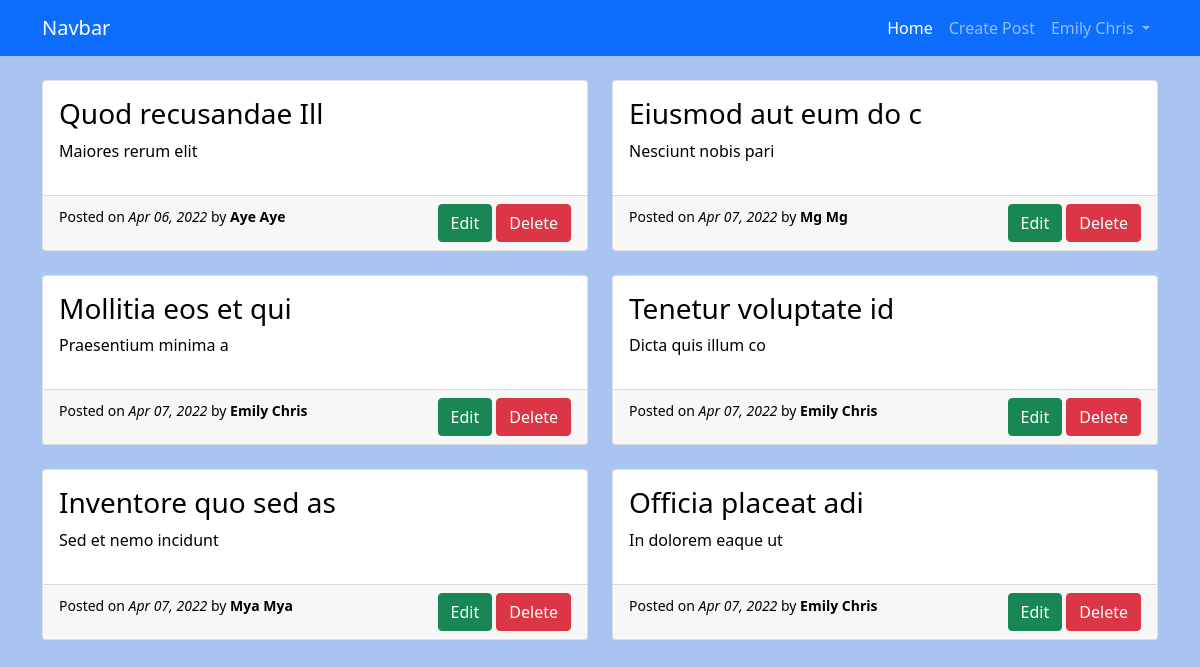
The page /index.php (signed in) on the database as committed earlier.
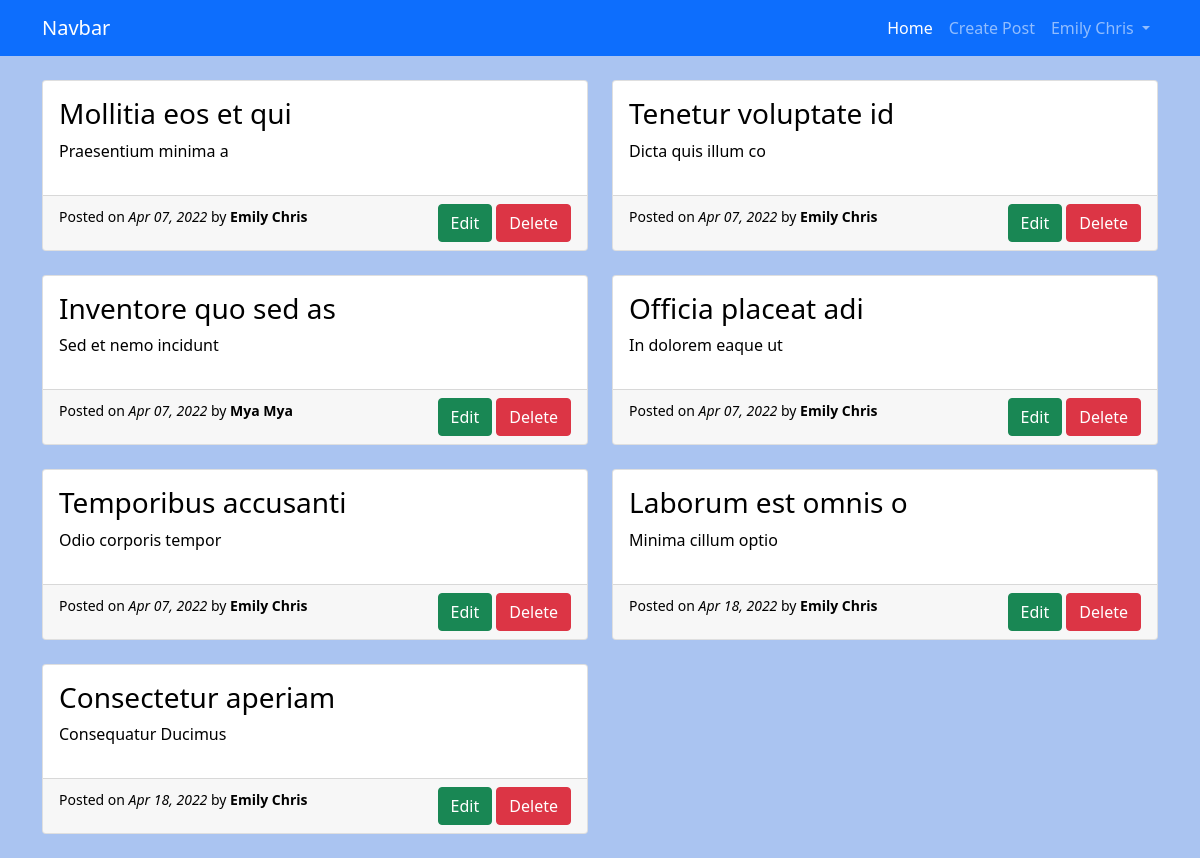
The same page on the database as committed later.
### tables this page shows
CREATE TABLE `posts` (
  `id` int(11) NOT NULL,
  `title` varchar(255) NOT NULL,
  `body` text NOT NULL,
  `user_id` int(11) NOT NULL,
  `date` datetime NOT NULL DEFAULT current_timestamp()
);

CREATE TABLE `users` (
  `id` int(11) NOT NULL,
  `name` varchar(255) NOT NULL,
  `email` varchar(255) NOT NULL,
  `password` varchar(255) NOT NULL,
  `date` datetime NOT NULL DEFAULT current_timestamp()
);

### helper.php (called while the page is built, shortened)
<?php
function url($url)
{
    return APP_URL . '/' . $url;
}

### index.php (the view, shortened to what this page needs)
<?php
include_once './init.php';
$sql = "SELECT posts.*, users.name as author FROM posts LEFT JOIN users ON users.id=posts.user_id";
$result = mysqli_query($conn, $sql);
$posts = mysqli_fetch_all($result, MYSQLI_ASSOC);
?>
<?php include './header.php' ?>
<?php include './navbar.php' ?>
<div class="container">
    <div class="row mb-4">
        <?php foreach ($posts as $post) : ?>
            <div class="col-6 mt-4">
                <a href="#" class="text-decoration-none text-black">
                    <div class="card">
                        <div class="card-body">
                            <h3><?php echo $post['title']; ?></h3>
                            <p><?php echo $post['body']; ?></p>
                        </div>
                        <div class="card-footer ">
                            <small>Posted on <i><?php echo date('M d, Y', strtotime($post['date'])); ?></i> by
                                <b>
                                    <?php echo $post['author']; ?>
                                </b>
                            </small>
                            <div class="float-end">
                                <a href="<?php echo url('post-edit.php?post_id=' . $post['id']); ?>" class="btn btn-success">Edit</a>
                                <a href="<?php echo url('post-delete.php?post_id=' . $post['id']); ?>" class="btn btn-danger">Delete</a>
                            </div>
                        </div>
                    </div>
                </a>
            </div>
        <?php endforeach; ?>
    </div>
</div>
<?php include './footer.php' ?>

### header.php (shortened to what this page needs)
<!DOCTYPE html>
<html lang="en">
<head>
  <link href="https://cdn.jsdelivr.net/npm/bootstrap@5.1.3/dist/css/bootstrap.min.css" rel="stylesheet">
  <link rel="stylesheet" href="https://cdn.jsdelivr.net/npm/bootstrap-icons@1.8.1/font/bootstrap-icons.css">
</head>
<body style="background-color: #aac4f1;">

### navbar.php (shortened to what this page needs)
<nav class="navbar navbar-expand-lg navbar-dark bg-primary">
    <div class="container">
        <a class="navbar-brand" href="#">Navbar</a>
        <div class="collapse navbar-collapse" id="navbarSupportedContent">
            <ul class="navbar-nav mb-2 mb-lg-0" style="margin-left: auto;">
                <li class="nav-item">
                    <a class="nav-link active" aria-current="page" href="/blog/index.php">Home</a>
                </li>
                <li class="nav-item">
                    <a class="nav-link" aria-current="page" href="<?php echo url('post-create.php'); ?>">Create Post</a>
                </li>
                <li class="nav-item dropdown">
                    <a class="nav-link dropdown-toggle" href="#" id="navbarDropdown" role="button" data-bs-toggle="dropdown" aria-expanded="false">
                        <?php echo  $_SESSION['auth']['name']; ?>
                    </a>
                </li>
            </ul>
        </div>
    </div>
</nav>

Rows that differ between the two databases and show on the page:
removed posts: title "Quod recusandae Ill", body "Maiores rerum elit", date "Apr 06, 2022", user.name "Aye Aye"
removed posts: title "Eiusmod aut eum do c", body "Nesciunt nobis pari", date "Apr 07, 2022", user.name "Mg Mg"
added posts: title "Temporibus accusanti", body "Odio corporis tempor", date "Apr 07, 2022", user.name "Emily Chris"
added posts: title "Laborum est omnis o", body "Minima cillum optio", date "Apr 18, 2022", user.name "Emily Chris"
added posts: title "Consectetur aperiam", body "Consequatur Ducimus", date "Apr 18, 2022", user.name "Emily Chris"
